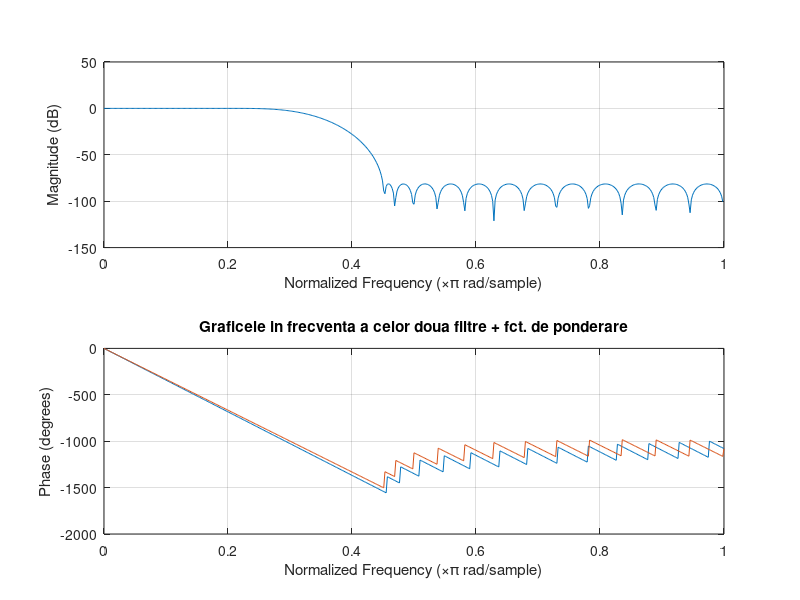
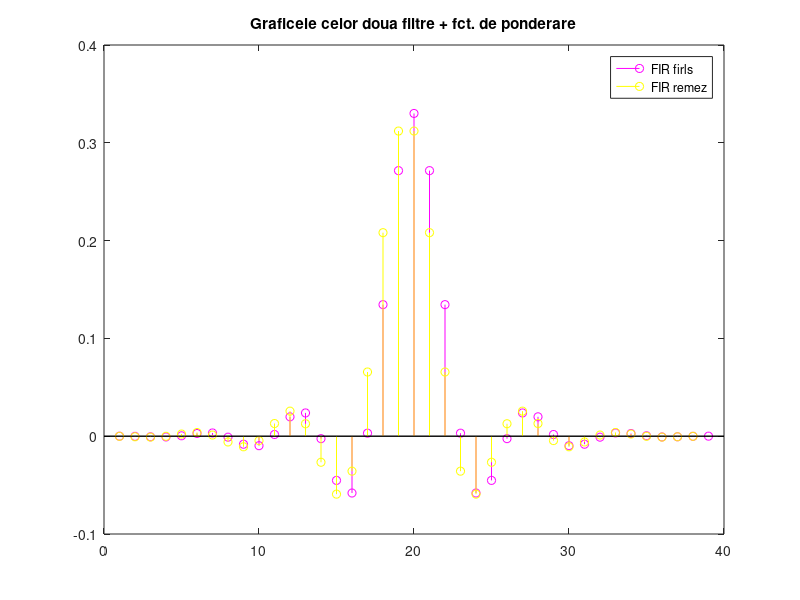

MATLAB code for these plots, in order:
clc ;
clear all ;
close all ;

M = 37 ; 

% 1 in banda de trecere, 5 in banda de stopare
w = [ 1 5 ] ;

omegaP = 0.22 ;
omegaS = 0.45 ;
omega = [ 0 omegaP omegaS 1 ] ;

A = [ 1 1 0 0 ] ;

% in sens CMMP
hf = firls( M, omega, A, w ) ;

% in sens norma infinit
hr = remez( M, omega, A, w ) ;

figure
freqz( hf ) ;
hold on 
freqz( hr ) ;
title( 'Graficele in frecventa a celor doua filtre + fct. de ponderare' ) ;

figure
stem( hf, 'm' ) ;
hold on 
stem( hr, 'y' ) ;
title( 'Graficele celor doua filtre + fct. de ponderare' ) ;
legend('FIR firls', 'FIR remez' ) ;

% in graficele filtrelor cu fct. de ponderare varfurile graficului scad
% treptat in adancime + avem mai multe varfuri decat in graficul filtrelor
% fara w
% ( in stem varful functiei fara ponderare este in jurul lui omega = 13 si
% varful functiei cu ponderare este in apropierea lui omega = 20 ) 
% eroarea din banda de stopare trebuie sa fie mai mica decat cea din banda
% de trecere

% CMMP 
[ Hf, omega ] = freqz( hf ) ;
a = find( omega / pi >= omegaS, 1, 'first' ) ;
f1 = abs( Hf( a + 1 : length( Hf ) ) ) ;
a = find( omega / pi >= omegaP, 1, 'first' ) ;
f2 = abs( Hf( 1 : a - 1 ) ) ;

stopareFIRLS = std( f1 ) 
trecereFIRLS = std( f2 ) 

% Infinit
[ Hr, omega ] = freqz( hr ) ;
a = find( omega / pi >= omegaS, 1, 'first' ) ;
f3 = abs( Hr( a + 1 : length( Hr ) ) ) ;
a = find( omega / pi >= omegaP, 1, 'first' ) ;
f4 = abs( Hr( 1 : a - 1 ) ) ;

stopareREMEZ = std( f3 ) 
trecereREMEZ = std( f4 ) 

